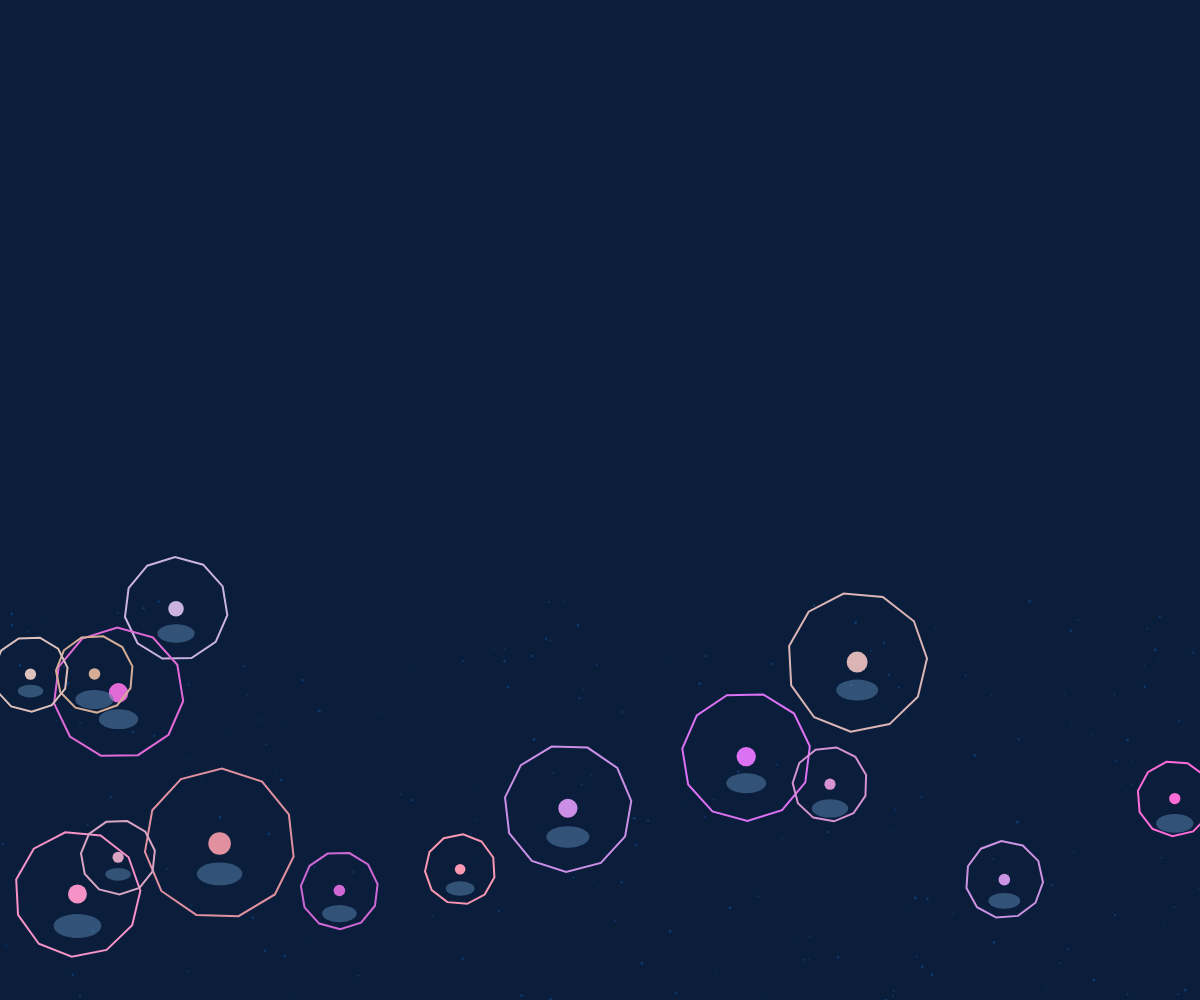
Frame 1 (no input)
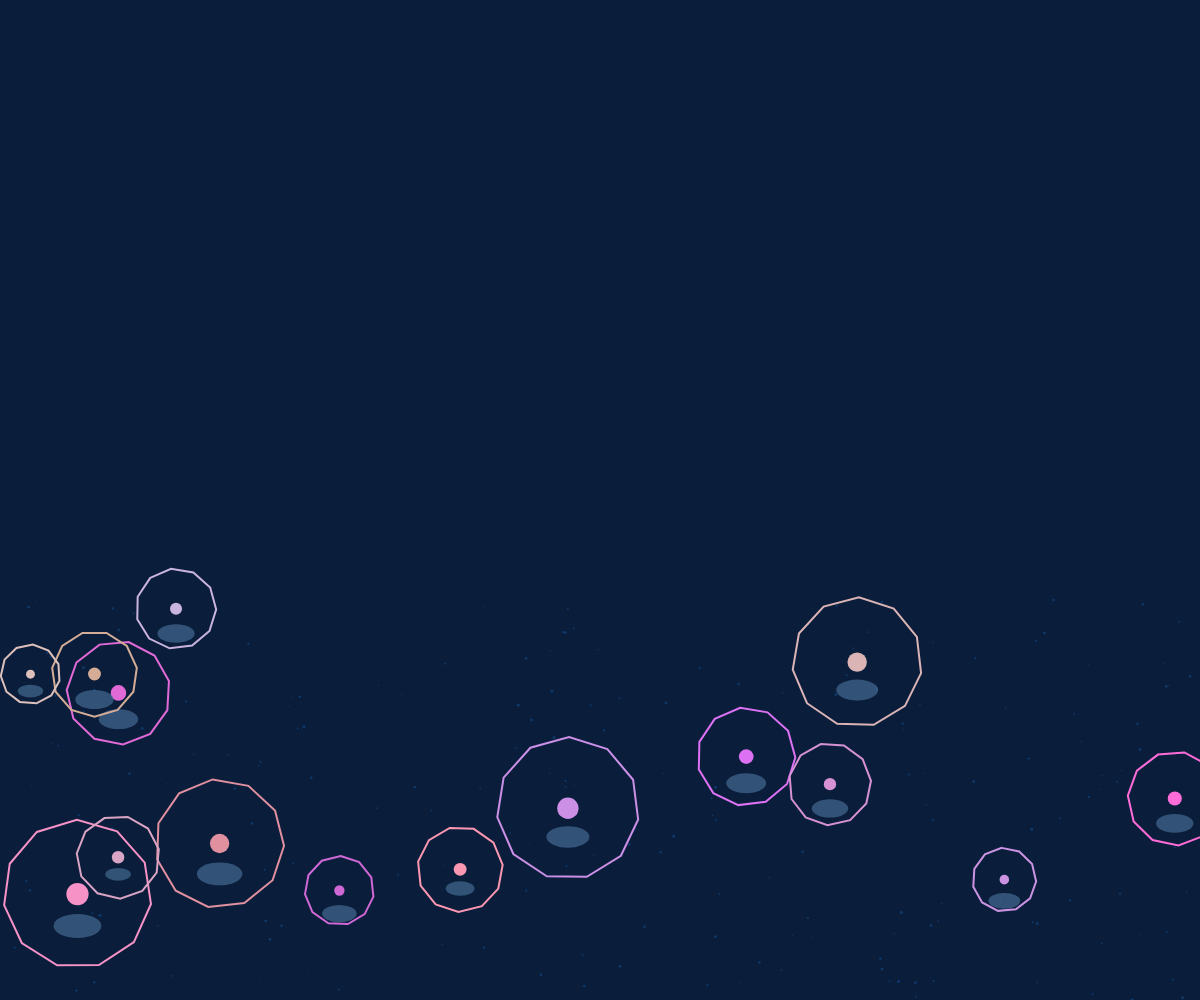
Frame 60 (no input)
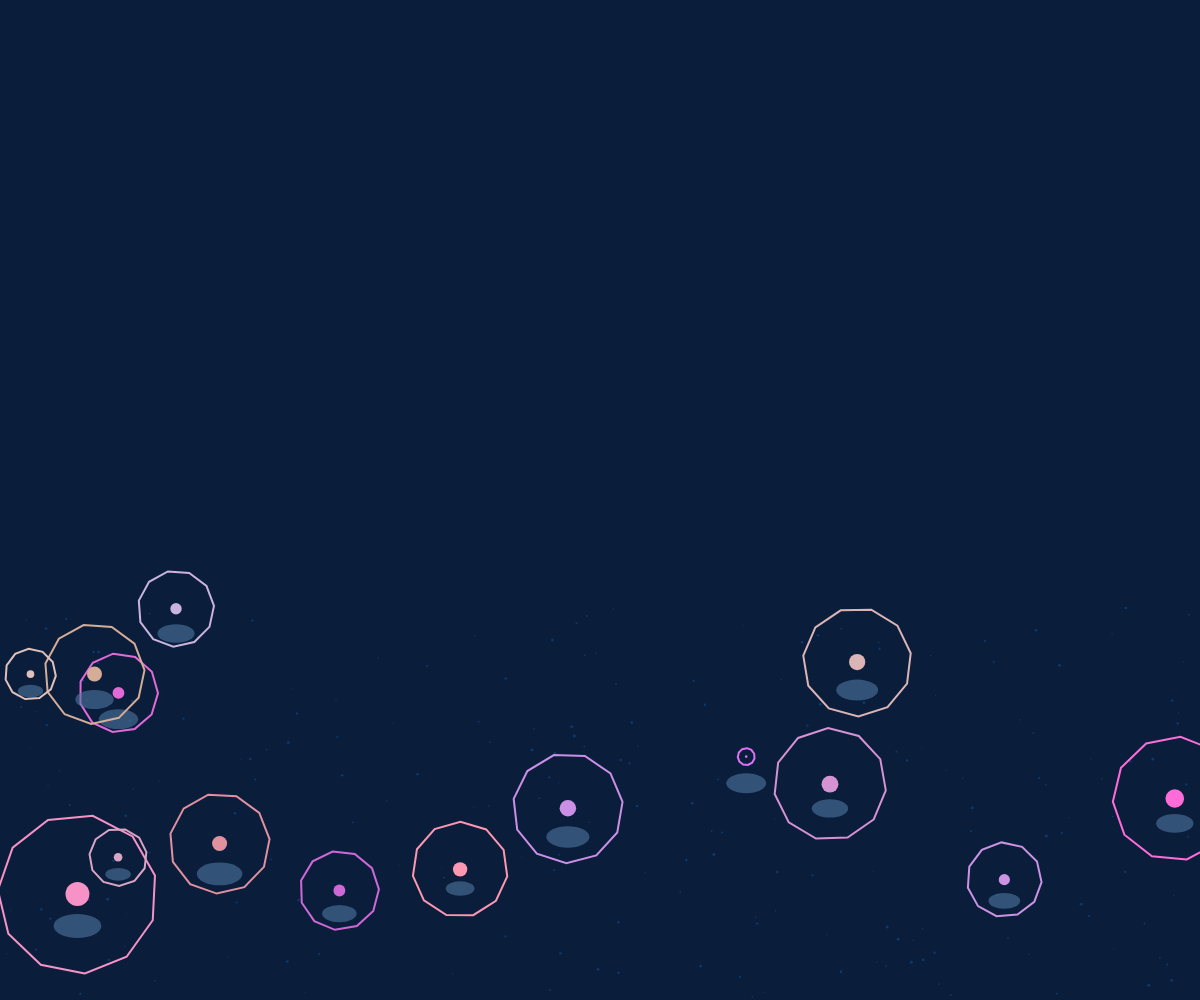
Frame 120 (the mouse pressed at the canvas centre since frame 60)

The p5.js sketch that drew these frames (run headless with seeded random() and noise() and a simulated clock; from frame 60 on, the mouse is pressed at the canvas centre):

// p5.js sketch
// ── sketch.js
let anemones = [];
let waterParticles = [];

function setup() {
  createCanvas(windowWidth, windowHeight);
  noStroke();
  
  // Create anemones
  for (let i = 0; i < 15; i++) {
    anemones.push({
      x: random(width),
      y: random(height * 0.6, height * 0.9),
      size: random(40, 80),
      color: color(random(200, 255), random(100, 200), random(150, 255)),
      openness: random(0.7, 1),
      speed: random(0.01, 0.03),
      time: random(TWO_PI)
    });
  }
  
  // Create water particles
  for (let i = 0; i < 200; i++) {
    waterParticles.push({
      x: random(width),
      y: random(height * 0.6, height),
      size: random(1, 3),
      speed: random(0.2, 0.8),
      angle: random(TWO_PI)
    });
  }
}

function draw() {
  background(10, 30, 60);
  
  // Draw water background
  drawWater();
  
  // Update and draw anemones
  for (let i = 0; i < anemones.length; i++) {
    updateAnemone(anemones[i]);
    drawAnemone(anemones[i]);
  }
}

function drawWater() {
  // Draw shifting water particles
  for (let p of waterParticles) {
    p.x += cos(p.angle) * p.speed;
    p.y += sin(p.angle) * p.speed;
    
    if (p.x < 0 || p.x > width) p.angle = PI - p.angle;
    if (p.y < height * 0.6 || p.y > height) p.angle = -p.angle;
    
    fill(20, 100, 180, 100);
    ellipse(p.x, p.y, p.size);
  }
}

function updateAnemone(a) {
  a.time += a.speed;
  a.openness = map(sin(a.time), -1, 1, 0.6, 1);
  
  // Mouse interaction
  let d = dist(mouseX, mouseY, a.x, a.y);
  if (d < 300) {
    let ratio = map(d, 0, 300, 1, 0.2);
    a.openness *= ratio;
  }
}

function drawAnemone(a) {
  // Draw base
  fill(80, 120, 160, 150);
  ellipse(a.x, a.y + a.size * 0.4, a.size * 0.6, a.size * 0.3);
  
  // Draw tentacles
  noFill();
  stroke(a.color);
  strokeWeight(2);
  
  beginShape();
  for (let i = 0; i < 12; i++) {
    let angle = map(i, 0, 11, 0, TWO_PI);
    let radius = a.size * a.openness;
    let x = a.x + cos(angle + a.time) * radius;
    let y = a.y + sin(angle + a.time) * radius;
    vertex(x, y);
  }
  endShape(CLOSE);
  
  // Draw central body
  fill(a.color);
  noStroke();
  ellipse(a.x, a.y, a.size * a.openness * 0.3);
}

function windowResized() {
  resizeCanvas(windowWidth, windowHeight);
}
